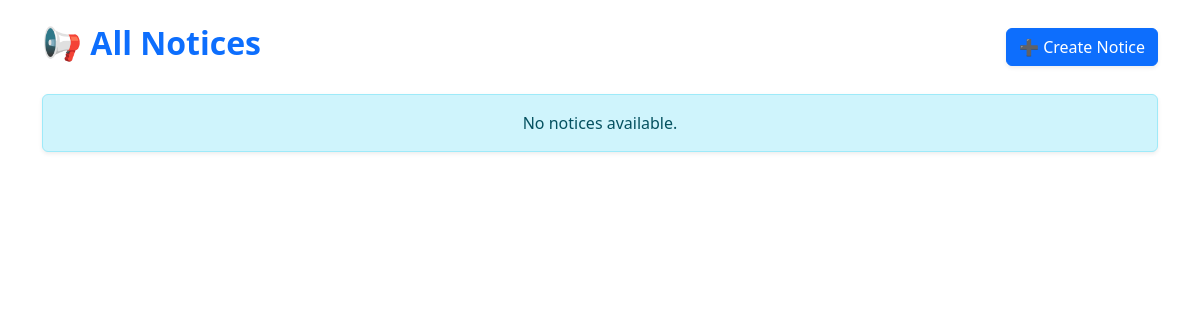
/notices/ (signed in), run on an earlier commit of the app's database.
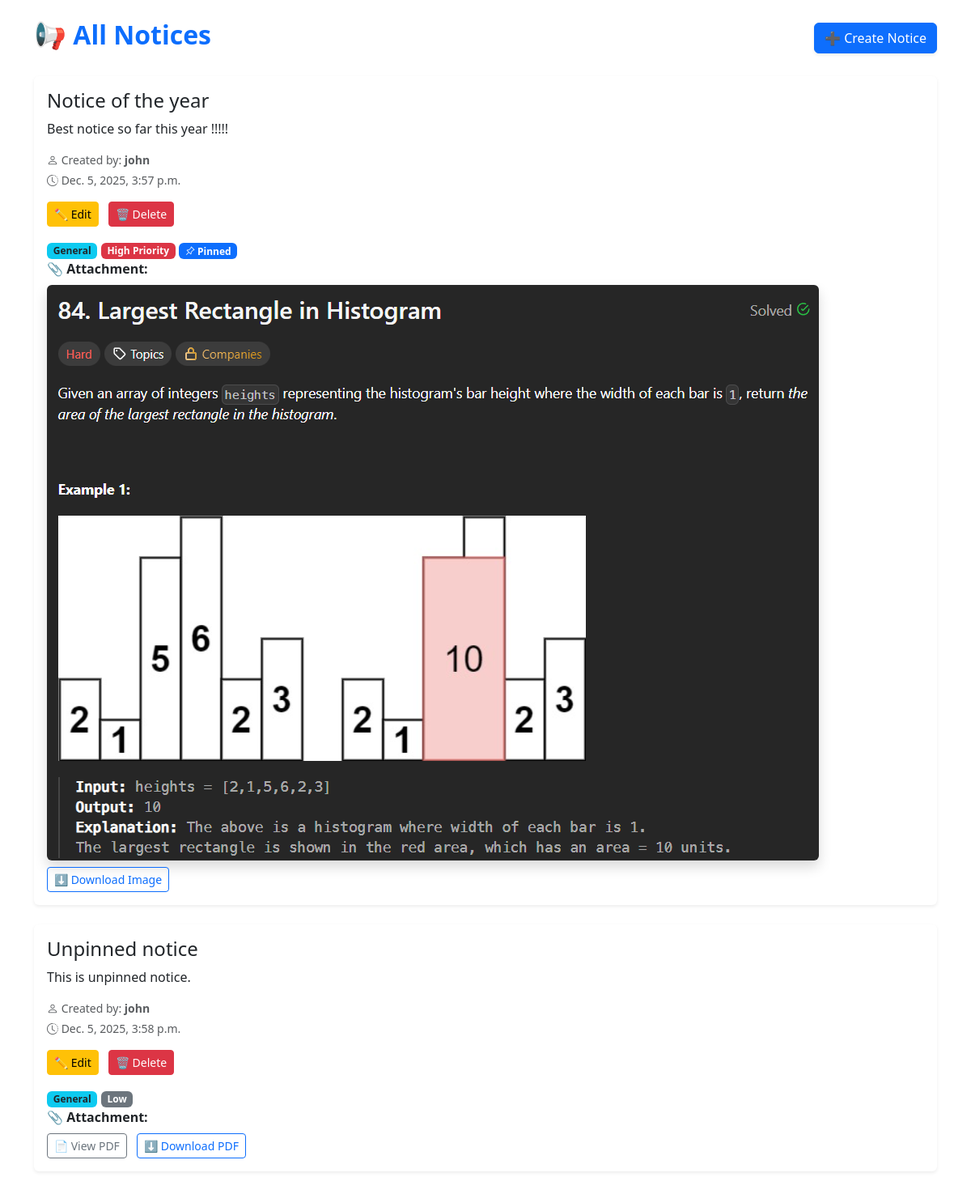
And on a later commit of the database.
### notices/models.py (models this page shows, shortened)
class Notice(models.Model):
    CATEGORY_CHOICES = [
        ("general", "General"),
        ("exam", "Exam"),
        ("holiday", "Holiday"),
        ("event", "Event"),
        ("urgent", "Urgent"),
    ]
    PRIORITY_CHOICES = [
        ("high", "High"),
        ("medium", "Medium"),
        ("low", "Low"),
    ]
    title = models.CharField(max_length=200)
    message = models.TextField()
    created_at = models.DateTimeField(auto_now_add=True)
    created_by = models.ForeignKey(User, on_delete=models.CASCADE)
    saved_by = models.ManyToManyField(core.Profile, blank=True, related_name="saved_notices")
    attachment = models.FileField(
        upload_to="notices/",
        blank=True,
        null=True
    )
    created_by = models.ForeignKey(User, on_delete=models.SET_NULL, null=True)
    category = models.CharField(max_length=20, choices=CATEGORY_CHOICES, default="general")
    priority = models.CharField(max_length=20, choices=PRIORITY_CHOICES, default="medium")
    expiry_date = models.DateField(null=True, blank=True)
    pinned = models.BooleanField(default=False)

### notices/views.py (the view)
# urls.py: path('', views.notice_list, name='notice_list'),
@login_required
@role_required("teacher")
def notice_list(request):
    notices = (
        Notice.objects.filter(created_by=request.user)
        .order_by('-pinned', '-created_at')
    )
    return render(request, "notice_list.html", {"notices": notices})

### notices/templates/notice_list.html (shortened to what this page needs)
<link href="https://cdn.jsdelivr.net/npm/bootstrap@5.3.0/dist/css/bootstrap.min.css" rel="stylesheet">
<div class="container py-4">
    <div class="d-flex justify-content-between align-items-center mb-4">
        <h2 class="fw-bold text-primary">📢 All Notices</h2>
        {% if request.user.profile.role == "teacher" %}
            <a href="{% url 'notice_create' %}" class="btn btn-primary shadow-sm">
                ➕ Create Notice
            </a>
        {% endif %}
    </div>
    {% if notices %}
        {% for n in notices %}
            <div class="card shadow-sm border-0 mb-4">
                <div class="card-body">
                    <h4 class="card-title text-dark">{{ n.title }}</h4>
                        <p class="card-text">{{ n.message }}</p>
                        <p class="text-muted small mb-1">
                            <i class="bi bi-person"></i> Created by:
                            <strong>{{ n.created_by.username }}</strong>
                        </p>
                        <p class="text-muted small mb-3">
                            <i class="bi bi-clock-history"></i> {{ n.created_at }}
                        </p>
                    {% if request.user == n.created_by %}
                        <div class="mb-3">
                            <a href="{% url 'notice_edit' n.id %}" class="btn btn-sm btn-warning me-2">
                                ✏️ Edit
                            </a>
                            <a href="{% url 'notice_delete' n.id %}" class="btn btn-sm btn-danger">
                                🗑 Delete
                            </a>
                        </div>
                    {% endif %}
                        <span class="badge bg-info text-dark">{{ n.get_category_display }}</span>
                    {% if n.priority == "high" %}
                        <span class="badge bg-danger">High Priority</span>
                    {% elif n.priority == "medium" %}
                        <span class="badge bg-warning text-dark">Medium</span>
                    {% else %}
                        <span class="badge bg-secondary">Low</span>
                    {% endif %}
                    {% if n.pinned %}
                        <span class="badge bg-primary"><i class="bi bi-pin-angle"></i> Pinned</span>
                    {% endif %}
                    {% if n.attachment %}
                        <p class="fw-bold mb-2">📎 Attachment:</p>
                        {% with file=n.attachment.url|lower %}
                            {% if ".jpg" in file or ".jpeg" in file or ".png" in file %}
                                <img src="{{ n.attachment.url }}" class="img-fluid rounded mb-2 shadow">
                                <br>
                                <a href="{{ n.attachment.url }}" download class="btn btn-outline-primary btn-sm">
                                    ⬇ Download Image
                                </a>
                            {% elif ".pdf" in file %}
                                <a href="{{ n.attachment.url }}" target="_blank" class="btn btn-outline-secondary btn-sm">
                                    📄 View PDF
                                </a>
                                <a href="{{ n.attachment.url }}" download class="btn btn-outline-primary btn-sm ms-2">
                                    ⬇ Download PDF
                                </a>
                            {% else %}
                                <a href="{{ n.attachment.url }}" download class="btn btn-outline-primary btn-sm">
                                    ⬇ Download File
                                </a>
                            {% endif %}
                        {% endwith %}
                    {% endif %}
                </div>
            </div>
        {% endfor %}
    {% else %}
        <div class="alert alert-info text-center shadow-sm">
            No notices available.
        </div>
    {% endif %}
</div>
<link rel="stylesheet" href="https://cdn.jsdelivr.net/npm/bootstrap-icons@1.11.1/font/bootstrap-icons.css">

What changed in the data, as far as the page shows it:
added Notice: title "Notice of the year", message "Best notice so far this year !!!!!", created_by.username "john", created_at "Dec. 5, 2025, 3:57 p.m.", shows "✏️ Edit", category "General", priority "High Priority", pinned True (drawn), attachment (picture)
added Notice: title "Unpinned notice", message "This is unpinned notice.", created_by.username "john", created_at "Dec. 5, 2025, 3:58 p.m.", shows "✏️ Edit", category "General", priority "Low"
Also different on the page:
text no longer shown: "No notices available."
